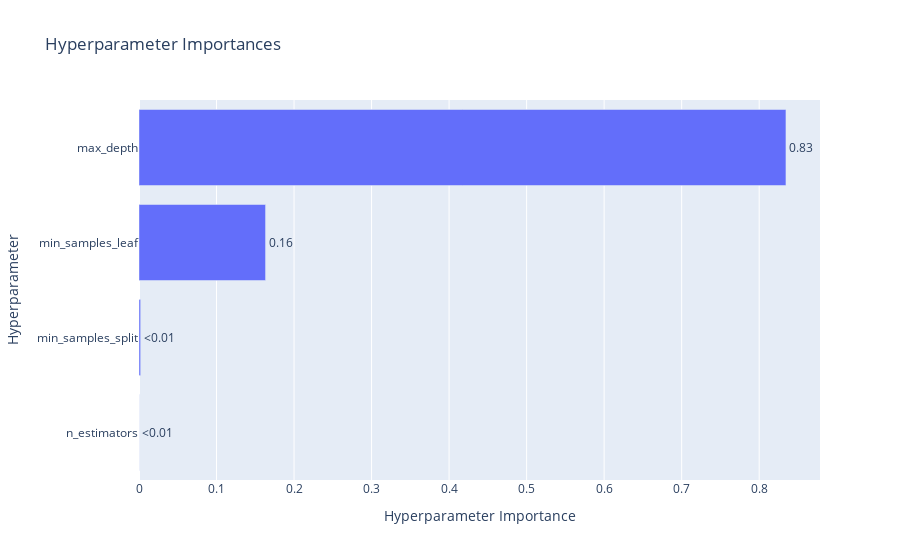

Source (notebook cell):
### Code cell
optuna.visualization.plot_param_importances(study_opt_merged)

### Figure 1 — Plotly figure (JSON) as saved in the notebook; plotly's stock layout.template omitted (floating-point values rounded to 4 significant figures)
{"data": [{"cliponaxis": false, "hovertemplate": ["n_estimators (IntDistribution): 0.00011243019560011795<extra></extra>", "min_samples_split (IntDistribution): 0.002105242303035875<extra></extra>", "min_samples_leaf (IntDistribution): 0.16325203464798377<extra></extra>", "max_depth (IntDistribution): 0.8345302928533803<extra></extra>"], "name": "Objective Value", "orientation": "h", "text": ["<0.01", "<0.01", "0.16", "0.83"], "textposition": "outside", "type": "bar", "x": [0.0001124, 0.002105, 0.1633, 0.8345], "y": ["n_estimators", "min_samples_split", "min_samples_leaf", "max_depth"]}], "layout": {"title": {"text": "Hyperparameter Importances"}, "xaxis": {"title": {"text": "Hyperparameter Importance"}}, "yaxis": {"title": {"text": "Hyperparameter"}}}}
